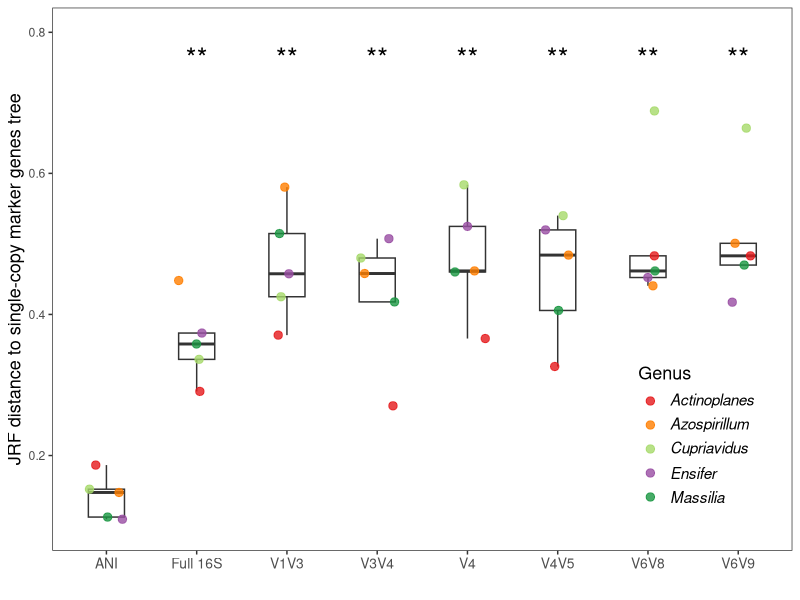

R code for this plot:
library(ggplot2)
library(ggpubr)
theme_set(theme_bw())

df_boxplot <- read.csv("Coregenome_distance.csv")

#Boxplot
df_box_plot <- df_boxplot %>% 
  ggplot(aes(x = Region, y = Distance)) +
  geom_boxplot(width = 0.4, outlier.shape = NA) +
  geom_jitter(aes(colour = Genus), width = 0.2, height = 0, alpha = 0.8, size = 2.5) +
  scale_color_manual(
     values = c("Actinoplanes" = "#e41a1c","Azospirillum" = "#ff7f00", "Cupriavidus" = "#a6d96a", "Ensifer" = "#984ea3", "Massilia" = "#1a9641"),
     labels = c(expression(italic("Actinoplanes")), expression(italic("Azospirillum")), expression(italic("Cupriavidus")), expression(italic("Ensifer")),
               expression(italic("Massilia")))) +
  ylab("JRF distance to single-copy marker genes tree")+
  xlab("")+
  coord_cartesian(ylim = c(0.1, 0.8)) +
  theme(panel.grid.major = element_blank(), 
        panel.grid.minor = element_blank(),
        axis.title.y = element_text(size = 13),
        axis.text.x = element_text(size = 10),
        legend.text=element_text(size = 11, hjust = 0),
        legend.title = element_text(size = 13),
        legend.position = c(0.87, 0.21)) +
  stat_compare_means(label = "p.signif", size = 7, label.y = 0.75, ref.group = "ANI")
ggsave("Boxplot_1b.png", df_box_plot, width = 6.8, height = 5)
